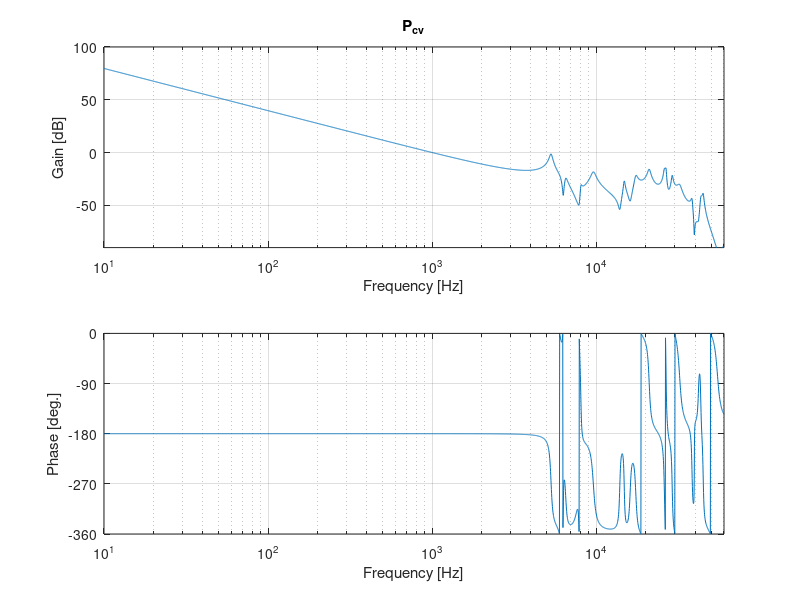

Write MATLAB code to recreate this figure.
% modeling/hddvcm.m
% MATLAB code to generate a single-stage HDD model
num_sector=420;                   % Number of sector
num_rpm=7200;                     % Number of RPM
Ts = 1/(num_rpm/60*num_sector);   % Sampling time

% VCM
Kp_vcm=3.7976e+07;                % VCM gain
omega_vcm=[0, 5300 ,6100 ,6500 ,8050 ,9600 ,14800 ,17400 ,21000 ,26000 ,26600 ,29000 ,32200 ,38300 ,43300 ,44800]*2*pi;
kappa_vcm=[1, -1.0 ,+0.1 ,-0.1 ,0.04 ,-0.7 ,-0.2  ,-1.0  ,+3.0  ,-3.2  ,2.1   ,-1.5  ,+2.0  ,-0.2  ,+0.3  ,-0.5 ];
zeta_vcm =[0, 0.02 ,0.04 ,0.02 ,0.01 ,0.03 ,0.01  ,0.02  ,0.02  ,0.012 ,0.007 ,0.01  ,0.03  ,0.01  ,0.01  ,0.01 ];

Sys_Pc_vcm_c1=0;
for i=1:length(omega_vcm)
	Sys_Pc_vcm_c1=Sys_Pc_vcm_c1+tf([0,0,kappa_vcm(i)]*Kp_vcm,[1, 2*zeta_vcm(i)*omega_vcm(i), (omega_vcm(i))^2]);
end

%% Frequency response
f=logspace(1,log10(60e3),3000);
Fr_Pc_vcm_c1=squeeze(freqresp(Sys_Pc_vcm_c1,f*2*pi)).';

%% figure
figure
subplot(211)
semilogx(f,20*log10(abs(Fr_Pc_vcm_c1)))
title('P_{cv}');xlabel('Frequency [Hz]');ylabel('Gain [dB]');grid;axis([1e1 f(end) -90 100])
subplot(212)
semilogx(f,mod(angle(Fr_Pc_vcm_c1)*180/pi+360,360)-360)
xlabel('Frequency [Hz]');ylabel('Phase [deg.]');grid;axis([1e1 f(end) -360 0]);yticks(-360:90:0)
% if you want, you can save the images as follows:
% saveas(gcf,'images/hdd_pcvm_baseline.pdf')
% saveas(gcf,'images/hdd_pcvm_baseline.png')
